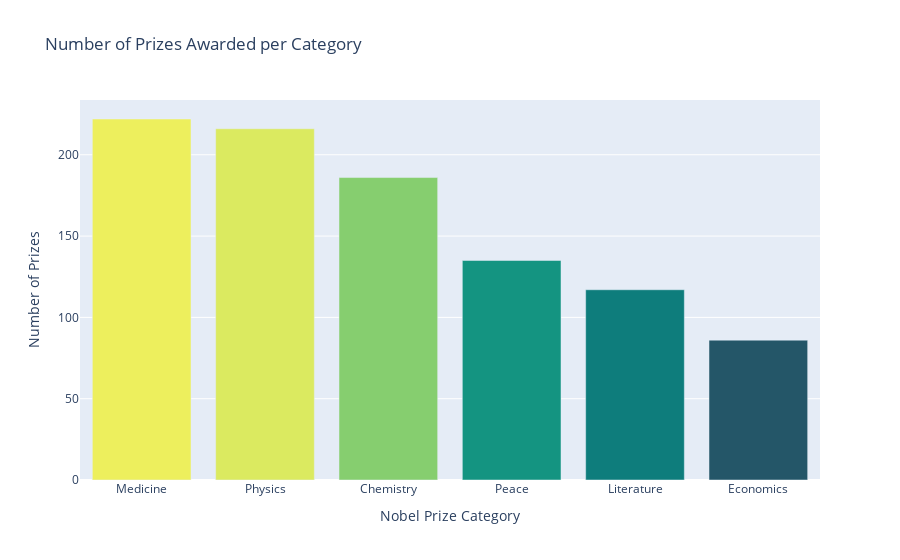

The code cell stored with this chart in its notebook:
### Code cell
prizes_per_category = df_data.category.value_counts()
v_bar = px.bar(
        x = prizes_per_category.index,
        y = prizes_per_category.values,
        color = prizes_per_category.values,
        color_continuous_scale='Aggrnyl',
        title='Number of Prizes Awarded per Category')
    
v_bar.update_layout(xaxis_title='Nobel Prize Category', 
                    coloraxis_showscale=False,
                    yaxis_title='Number of Prizes')
v_bar.show()

### Figure 1 — Plotly figure (JSON) as saved in the notebook; plotly's stock layout.template omitted (floating-point values rounded to 4 significant figures)
{"data": [{"hovertemplate": "x=%{x}<br>y=%{y}<br>color=%{marker.color}<extra></extra>", "legendgroup": "", "marker": {"color": [222, 216, 186, 135, 117, 86], "coloraxis": "coloraxis", "pattern": {"shape": ""}}, "name": "", "orientation": "v", "showlegend": false, "textposition": "auto", "type": "bar", "x": ["Medicine", "Physics", "Chemistry", "Peace", "Literature", "Economics"], "xaxis": "x", "y": [222, 216, 186, 135, 117, 86], "yaxis": "y"}], "layout": {"barmode": "relative", "coloraxis": {"colorbar": {"title": {"text": "color"}}, "colorscale": [[0, "rgb(36, 86, 104)"], [0.1667, "rgb(15, 114, 121)"], [0.3333, "rgb(13, 143, 129)"], [0.5, "rgb(57, 171, 126)"], [0.6667, "rgb(110, 197, 116)"], [0.8333, "rgb(169, 220, 103)"], [1, "rgb(237, 239, 93)"]], "showscale": false}, "legend": {"tracegroupgap": 0}, "title": {"text": "Number of Prizes Awarded per Category"}, "xaxis": {"anchor": "y", "domain": [0, 1], "title": {"text": "Nobel Prize Category"}}, "yaxis": {"anchor": "x", "domain": [0, 1], "title": {"text": "Number of Prizes"}}}}
